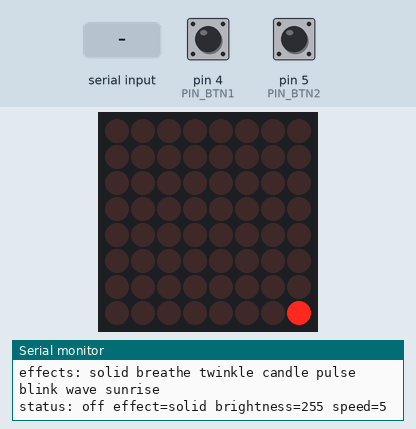
Recording of a sketch running on a simulated Arduino Uno, built with avr-gcc and run on an emulated ATmega328P. On the bench: 8×8 LED matrix, the last lines printed to the serial monitor. The test bench sets the inputs (shaded band); at power-on: pin 4 (PIN_BTN1) HIGH, pin 5 (PIN_BTN2) HIGH. Random numbers use the default seed unless the sketch sets one; EEPROM starts erased.

Above: at 1.2 s.
1.3 s: pin 4 (PIN_BTN1) pulled LOW for 0.15 s
At 2.4 s:
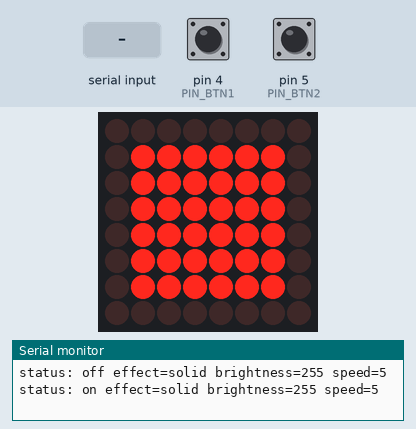
2.9 s: "next\n" received over Serial
At 3.2 s:
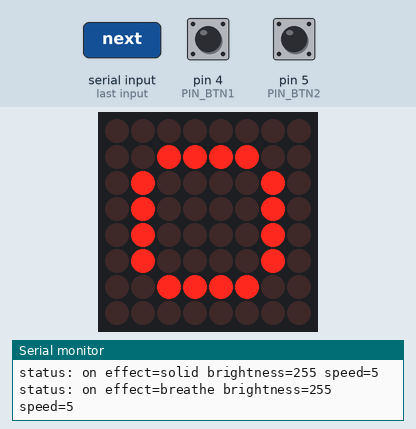
4.4 s: pin 5 (PIN_BTN2) pulled LOW for 0.15 s
At 5.7 s:
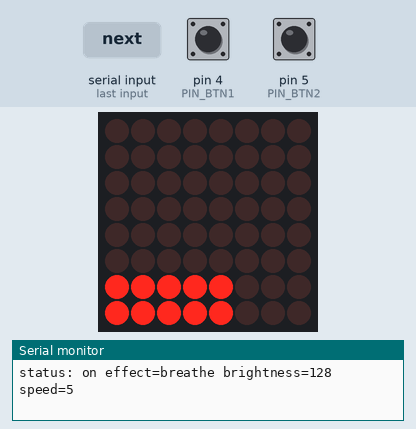
7.5 s: pin 4 (PIN_BTN1) pulled LOW for 1 s
At 9.6 s:
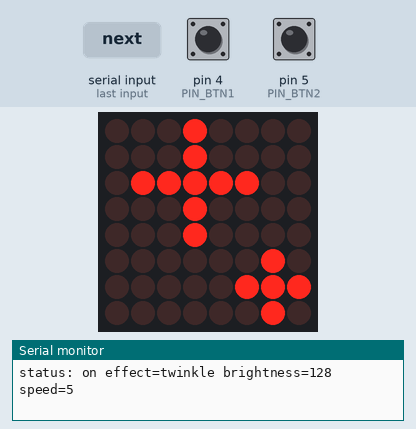
10.0 s: "dim 90\n" received over Serial
At 11.1 s:
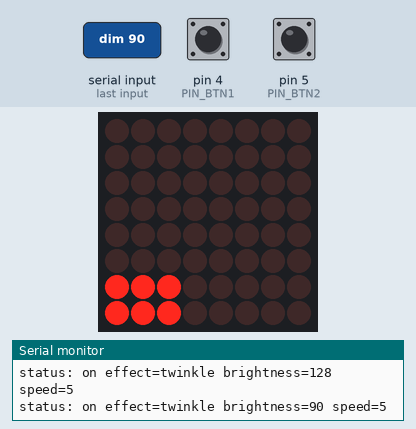
13.0 s: pin 4 (PIN_BTN1) pulled LOW for 3.2 s
At 16.6 s:
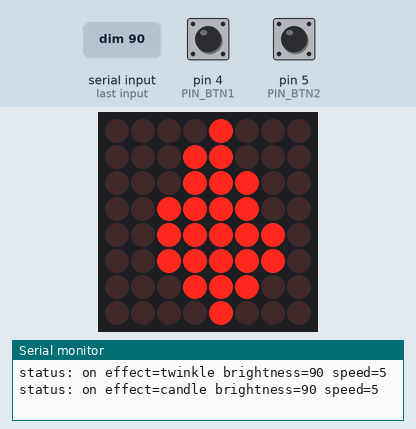
Timing chart, 0 to 18.1 s (numbered marks = the images above; inputs shaded):
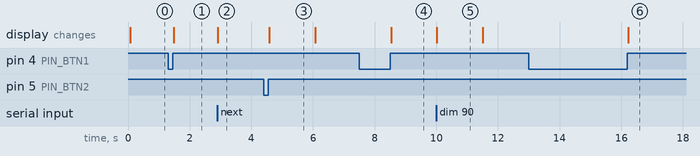

Measured:
- after the input at 1.3 s, the display: changes after 0.18 s (image 1)
- after the input at 2.9 s, the display: changes at once (image 2)
- after the input at 4.4 s, the display: changes after 0.18 s (image 3)
- after the input at 7.5 s, the display: changes after 1.0 s (image 4)
- after the input at 10.0 s, the display: changes at once (image 5)
- after the input at 13.0 s, the display: changes after 3.2 s (image 6)
- what the display in image 3 shows lasts 1.5 s, from 4.6 s to 6.1 s

The sketch:

v2.1_remote-map.ino
```cpp
/*
 * String light controller v2 (Uno R3 + proto shield)
 *
 * New in v2:
 *   - remembers on/off, effect, brightness and speed across power cuts (EEPROM)
 *   - IR remote (kit receiver on D2)
 *   - two buttons: S1 on the shield (D4) and a second button (D5)
 *   - MAX7219 8x8 LED matrix shows an icon for the current effect
 *
 * Pins:
 *   D2   IR receiver OUT        (receiver VCC -> 5V, GND -> GND)
 *   D4   Button 1 (shield S1)   other leg -> GND
 *   D5   Button 2               other leg -> GND
 *   D9   PWM -> 1k -> 2N2222 base (string lights)
 *   D10  MAX7219 CS
 *   D11  MAX7219 CLK
 *   D12  MAX7219 DIN            (matrix VCC -> 5V, GND -> GND)
 *
 * Buttons:
 *   Button 1: short = on/off, long = next effect
 *   Button 2: short = next brightness step, long = next speed step
 *
 * IR (21-key kit remote):
 *   Power = on/off, Mode or Next = next effect, Prev = previous effect,
 *   + / - = brighter/dimmer (hold to repeat), EQ = faster, USB SCAN = slower,
 *   1-8 = jump to effect, 9 = full brightness, 0 = night mode,
 *   Play/Pause = freeze effect, Mute = matrix display on/off.
 *   Unknown keys print their code on Serial so they can be mapped below.
 *
 * Serial (9600, newline): on | off | toggle | status | list | next
 *   dim <0-255> | speed <1-10> | effect <name>
 *
 * Libraries (Library Manager): "IRremote" by Armin Joachimsmeyer,
 *                              "LedControl" by Eberhard Fahle
 */

#include <IRremote.hpp>
#include <LedControl.h>
#include <EEPROM.h>

// ---------------- pins ----------------
const int PIN_IR      = 2;
const int PIN_BTN1    = 4;
const int PIN_BTN2    = 5;
const int PIN_POWER   = 9;
const int PIN_MX_CS   = 10;
const int PIN_MX_CLK  = 11;
const int PIN_MX_DIN  = 12;

// ---------------- settings ----------------
const bool ENABLE_IR        = true;
const bool ENABLE_MATRIX    = true;
const int  MATRIX_INTENSITY = 1;      // 0-15; keep low, the matrix shares USB power with the string
const unsigned long LONG_MS     = 700;
const unsigned long DEBOUNCE_MS = 30;
const unsigned long SAVE_DELAY_MS = 3000;   // wait for changes to settle before writing EEPROM
const unsigned long OVERLAY_MS  = 1500;     // how long brightness/speed bars stay on the matrix
const int DIM_STEP = 32;
const uint8_t BRIGHT_STEPS[] = {255, 128, 48, 16};

// IR command codes (NEC) for the 21-key kit remote. Fix any that print as "unmapped".
const uint8_t IR_POWER = 0x45, IR_MODE = 0x46, IR_MUTE = 0x47;
const uint8_t IR_PLAY  = 0x44, IR_PREV = 0x40, IR_NEXT = 0x43;
const uint8_t IR_EQ    = 0x07, IR_MINUS = 0x15, IR_PLUS = 0x09;
const uint8_t IR_ZERO  = 0x16, IR_LOOP = 0x19, IR_SCAN = 0x0D;
const uint8_t IR_DIGITS[9] = {0x0C, 0x18, 0x5E, 0x08, 0x1C, 0x5A, 0x42, 0x52, 0x4A};  // keys 1-9
const uint8_t NIGHT_BRIGHTNESS = 16;

// ---------------- effects ----------------
enum Effect { SOLID, BREATHE, TWINKLE, CANDLE, PULSE, BLINK, WAVE, SUNRISE, EFFECT_COUNT };
const char* const EFFECT_NAMES[EFFECT_COUNT] = {
  "solid", "breathe", "twinkle", "candle", "pulse", "blink", "wave", "sunrise"
};

// 8x8 icons, one byte per row, top row first, MSB = left column
const uint8_t ICONS[EFFECT_COUNT][8] PROGMEM = {
  {0x00, 0x7E, 0x7E, 0x7E, 0x7E, 0x7E, 0x7E, 0x00},  // solid: filled square
  {0x00, 0x3C, 0x42, 0x42, 0x42, 0x42, 0x3C, 0x00},  // breathe: ring
  {0x10, 0x10, 0x7C, 0x10, 0x10, 0x02, 0x07, 0x02},  // twinkle: two sparkles
  {0x08, 0x18, 0x1C, 0x3C, 0x3E, 0x3E, 0x1C, 0x08},  // candle: flame
  {0x00, 0x66, 0xFF, 0xFF, 0x7E, 0x3C, 0x18, 0x00},  // pulse: heart
  {0xF0, 0xF0, 0xF0, 0xF0, 0x0F, 0x0F, 0x0F, 0x0F},  // blink: checker blocks
  {0x00, 0x00, 0x30, 0x48, 0x84, 0x02, 0x01, 0x00},  // wave: curve
  {0x00, 0x00, 0x00, 0x18, 0x3C, 0x7E, 0xFF, 0x00},  // sunrise: rising half sun
};

// ---------------- state ----------------
bool lightsOn = false;
int brightness = 255;
int speed = 5;
Effect effect = SOLID;
unsigned long effectStart = 0;

bool saveDue = false;
unsigned long lastChange = 0;

unsigned long overlayUntil = 0;   // matrix shows a bar instead of the icon until this time
uint8_t overlayValue = 0;         // 0-8 bar length
bool matrixDirty = true;
bool matrixOn = true;             // MUTE key toggles the display

bool paused = false;              // PLAY key freezes the effect where it is
unsigned long pausedAt = 0;

LedControl matrix(PIN_MX_DIN, PIN_MX_CLK, PIN_MX_CS, 1);

// ---------------- persistence ----------------
const uint8_t EEPROM_MAGIC = 0xA7;   // changes if the saved layout ever changes
struct Saved { uint8_t magic, on, effect, brightness, speed; };

void loadState() {
  Saved s;
  EEPROM.get(0, s);
  if (s.magic != EEPROM_MAGIC || s.effect >= EFFECT_COUNT || s.speed < 1 || s.speed > 10) return;
  lightsOn = s.on;
  effect = (Effect)s.effect;
  brightness = s.brightness;
  speed = s.speed;
}

void saveState() {
  Saved s = {EEPROM_MAGIC, (uint8_t)lightsOn, (uint8_t)effect, (uint8_t)brightness, (uint8_t)speed};
  EEPROM.put(0, s);   // put() only writes bytes that changed, which spares the EEPROM
}

void printStatus();

// Every change goes through here: prints status, redraws, and schedules a save.
void changed() {
  printStatus();
  matrixDirty = true;
  saveDue = true;
  lastChange = millis();
}

// ---------------- helpers ----------------
uint8_t gamma8(uint8_t x) { return (uint16_t)x * x / 255; }
unsigned long periodMs(unsigned long base) { return base * 5UL / speed; }

uint8_t triangle(unsigned long t, unsigned long period) {
  unsigned long p = t % period, half = period / 2;
  return p < half ? p * 255UL / half : (period - p) * 255UL / half;
}

uint8_t effectLevel(unsigned long now) {
  unsigned long t = now - effectStart;
  switch (effect) {
    case SOLID: return 255;
    case BREATHE: {
      float phase = (t % periodMs(4000)) / (float)periodMs(4000);
      return 20 + (1.0 - cos(phase * 2 * PI)) / 2.0 * 235;
    }
    case TWINKLE: {
      static unsigned long next = 0;
      static uint8_t level = 255;
      if (now >= next) {
        level = random(100) < 70 ? random(200, 256) : random(40, 140);
        next = now + random(30, periodMs(250));
      }
      return level;
    }
    case CANDLE: {
      static float level = 220;
      static unsigned long last = 0;
      if (now - last >= 20) {
        last = now;
        level += (random(150, 256) - level) * (0.05 + speed * 0.03);
      }
      return (uint8_t)level;
    }
    case PULSE: {
      unsigned long p = t % periodMs(1400), beat = periodMs(140);
      if (p < beat)     return 255 - p * 200 / beat;
      if (p < 2 * beat) return 55;
      if (p < 3 * beat) return 255 - (p - 2 * beat) * 200 / beat;
      return 55;
    }
    case BLINK:   return (t % periodMs(1000)) < periodMs(500) ? 255 : 0;
    case WAVE:    return triangle(t, periodMs(6000));
    case SUNRISE: {
      unsigned long duration = periodMs(600000UL);
      return t >= duration ? 255 : t * 255UL / duration;
    }
    default: return 255;
  }
}

void updateOutput() {
  if (!lightsOn) { analogWrite(PIN_POWER, 0); return; }
  unsigned long now = paused ? pausedAt : millis();
  uint8_t level = (uint16_t)effectLevel(now) * brightness / 255;
  analogWrite(PIN_POWER, gamma8(level));
}

// ---------------- matrix ----------------
void showOverlay(uint8_t value0to8) {
  overlayValue = value0to8;
  overlayUntil = millis() + OVERLAY_MS;
  matrixDirty = true;
}

void updateMatrix() {
  if (!ENABLE_MATRIX || !matrixOn) return;

  // the overlay timing out also needs a redraw
  static bool overlayWasOn = false;
  bool overlayOn = millis() < overlayUntil;
  if (overlayOn != overlayWasOn) { overlayWasOn = overlayOn; matrixDirty = true; }
  if (!matrixDirty) return;
  matrixDirty = false;

  if (!lightsOn && !overlayOn) {
    // off: one dim dot in the corner so you can tell the box has power
    matrix.clearDisplay(0);
    matrix.setLed(0, 7, 7, true);
    return;
  }

  for (int row = 0; row < 8; row++) {
    uint8_t bits;
    if (overlayOn) {
      // horizontal bar graph across the bottom two rows
      bits = (row >= 6) ? (uint8_t)(0xFF << (8 - overlayValue)) : 0;
    } else {
      bits = pgm_read_byte(&ICONS[effect][row]);
    }
    matrix.setRow(0, row, bits);
  }
}

// ---------------- actions ----------------
void setLights(bool on) {
  lightsOn = on;
  if (on) effectStart = millis();
  changed();
}

void setBrightness(int value) {
  brightness = constrain(value, 0, 255);
  showOverlay((brightness * 8 + 254) / 255);
  changed();
}

void setSpeed(int value) {
  speed = constrain(value, 1, 10);
  showOverlay((speed * 8 + 9) / 10);
  changed();
}

void setEffect(Effect e) {
  effect = e;
  effectStart = millis();
  paused = false;
  overlayUntil = 0;   // show the new icon right away
  changed();
}

void togglePause() {
  if (paused) effectStart += millis() - pausedAt;   // resume where it left off
  else pausedAt = millis();
  paused = !paused;
  Serial.println(paused ? F("effect paused") : F("effect resumed"));
}

void toggleMatrix() {
  matrixOn = !matrixOn;
  if (ENABLE_MATRIX) matrix.shutdown(0, !matrixOn);
  matrixDirty = true;
}

void nextEffect(int dir) {
  setEffect((Effect)((effect + EFFECT_COUNT + dir) % EFFECT_COUNT));
}

void nextBrightnessStep() {
  // jump to the next preset below the current level, wrapping to full
  for (uint8_t step : BRIGHT_STEPS) {
    if (step < brightness) { setBrightness(step); return; }
  }
  setBrightness(BRIGHT_STEPS[0]);
}

void printStatus() {
  Serial.print(F("status: "));
  Serial.print(lightsOn ? F("on") : F("off"));
  Serial.print(F(" effect="));     Serial.print(EFFECT_NAMES[effect]);
  Serial.print(F(" brightness=")); Serial.print(brightness);
  Serial.print(F(" speed="));      Serial.println(speed);
}

void listEffects() {
  Serial.print(F("effects:"));
  for (int i = 0; i < EFFECT_COUNT; i++) { Serial.print(' '); Serial.print(EFFECT_NAMES[i]); }
  Serial.println();
}

// ---------------- inputs ----------------
void handleSerial() {
  if (!Serial.available()) return;
  String cmd = Serial.readStringUntil('\n');
  cmd.trim();
  cmd.toLowerCase();

  if (cmd == "on")                   setLights(true);
  else if (cmd == "off")             setLights(false);
  else if (cmd == "toggle")          setLights(!lightsOn);
  else if (cmd == "status")          printStatus();
  else if (cmd == "list")            listEffects();
  else if (cmd == "next")            nextEffect(1);
  else if (cmd.startsWith("dim "))   setBrightness(cmd.substring(4).toInt());
  else if (cmd.startsWith("speed ")) setSpeed(cmd.substring(6).toInt());
  else if (cmd.startsWith("effect ")) {
    String name = cmd.substring(7);
    for (int i = 0; i < EFFECT_COUNT; i++) {
      if (name == EFFECT_NAMES[i]) { setEffect((Effect)i); return; }
    }
    Serial.print(F("unknown effect: ")); Serial.println(name);
    listEffects();
  }
  else if (cmd.length() > 0) { Serial.print(F("unknown command: ")); Serial.println(cmd); }
}

void handleIR() {
  if (!ENABLE_IR || !IrReceiver.decode()) return;

  if (IrReceiver.decodedIRData.protocol == UNKNOWN) {   // noise
    IrReceiver.resume();
    return;
  }
  bool isRepeat = IrReceiver.decodedIRData.flags & IRDATA_FLAGS_IS_REPEAT;
  uint8_t code = IrReceiver.decodedIRData.command;
  IrReceiver.resume();

  // holding +/- keeps changing brightness
  if (code == IR_PLUS)  { setBrightness(brightness + DIM_STEP); return; }
  if (code == IR_MINUS) { setBrightness(brightness - DIM_STEP); return; }
  if (isRepeat) return;

  if (code == IR_POWER)                       setLights(!lightsOn);
  else if (code == IR_MODE || code == IR_NEXT) nextEffect(1);
  else if (code == IR_PREV)                   nextEffect(-1);
  else if (code == IR_EQ)                     setSpeed(speed + 1);
  else if (code == IR_SCAN)                   setSpeed(speed - 1);
  else if (code == IR_PLAY)                   togglePause();
  else if (code == IR_MUTE)                   toggleMatrix();
  else if (code == IR_ZERO)                   setBrightness(NIGHT_BRIGHTNESS);
  else if (code == IR_DIGITS[8])              setBrightness(255);   // key 9
  else {
    for (int i = 0; i < EFFECT_COUNT; i++) {   // keys 1-8 pick an effect
      if (code == IR_DIGITS[i]) {
        if (!lightsOn) setLights(true);
        setEffect((Effect)i);
        return;
      }
    }
    Serial.print(F("ir: unmapped code 0x")); Serial.println(code, HEX);
  }
}

// Debounced button with short/long press. Returns 0 = nothing, 1 = short, 2 = long.
struct Button {
  int pin;
  bool lastReading, stable;
  unsigned long lastFlip, pressedAt;

  int poll() {
    bool reading = digitalRead(pin);
    if (reading != lastReading) { lastFlip = millis(); lastReading = reading; }
    if (millis() - lastFlip < DEBOUNCE_MS || reading == stable) return 0;
    stable = reading;
    if (stable == LOW) { pressedAt = millis(); return 0; }   // pressed
    return (millis() - pressedAt >= LONG_MS) ? 2 : 1;        // released
  }
};

Button btn1 = {PIN_BTN1, HIGH, HIGH, 0, 0};
Button btn2 = {PIN_BTN2, HIGH, HIGH, 0, 0};

void handleButtons() {
  switch (btn1.poll()) {
    case 1: setLights(!lightsOn); break;
    case 2: nextEffect(1); break;
  }
  switch (btn2.poll()) {
    case 1: nextBrightnessStep(); break;
    case 2: setSpeed(speed % 10 + 1); break;   // 1..10 then wraps
  }
}

// ---------------- main ----------------
void setup() {
  pinMode(PIN_POWER, OUTPUT);
  pinMode(PIN_BTN1, INPUT_PULLUP);
  pinMode(PIN_BTN2, INPUT_PULLUP);
  analogWrite(PIN_POWER, 0);
  randomSeed(analogRead(A0));

  Serial.begin(9600);
  Serial.setTimeout(50);

  if (ENABLE_IR) {
    IrReceiver.begin(PIN_IR, DISABLE_LED_FEEDBACK);
    pinMode(PIN_IR, INPUT_PULLUP);   // keeps D2 quiet if the receiver is unplugged
  }
  if (ENABLE_MATRIX) {
    matrix.shutdown(0, false);
    matrix.setIntensity(0, MATRIX_INTENSITY);
    matrix.clearDisplay(0);
  }

  loadState();
  effectStart = millis();

  Serial.println(F("string lights v2 ready"));
  listEffects();
  printStatus();
}

void loop() {
  handleSerial();
  handleIR();
  handleButtons();
  updateOutput();
  updateMatrix();

  if (saveDue && millis() - lastChange >= SAVE_DELAY_MS) {
    saveState();
    saveDue = false;
  }
}
```
